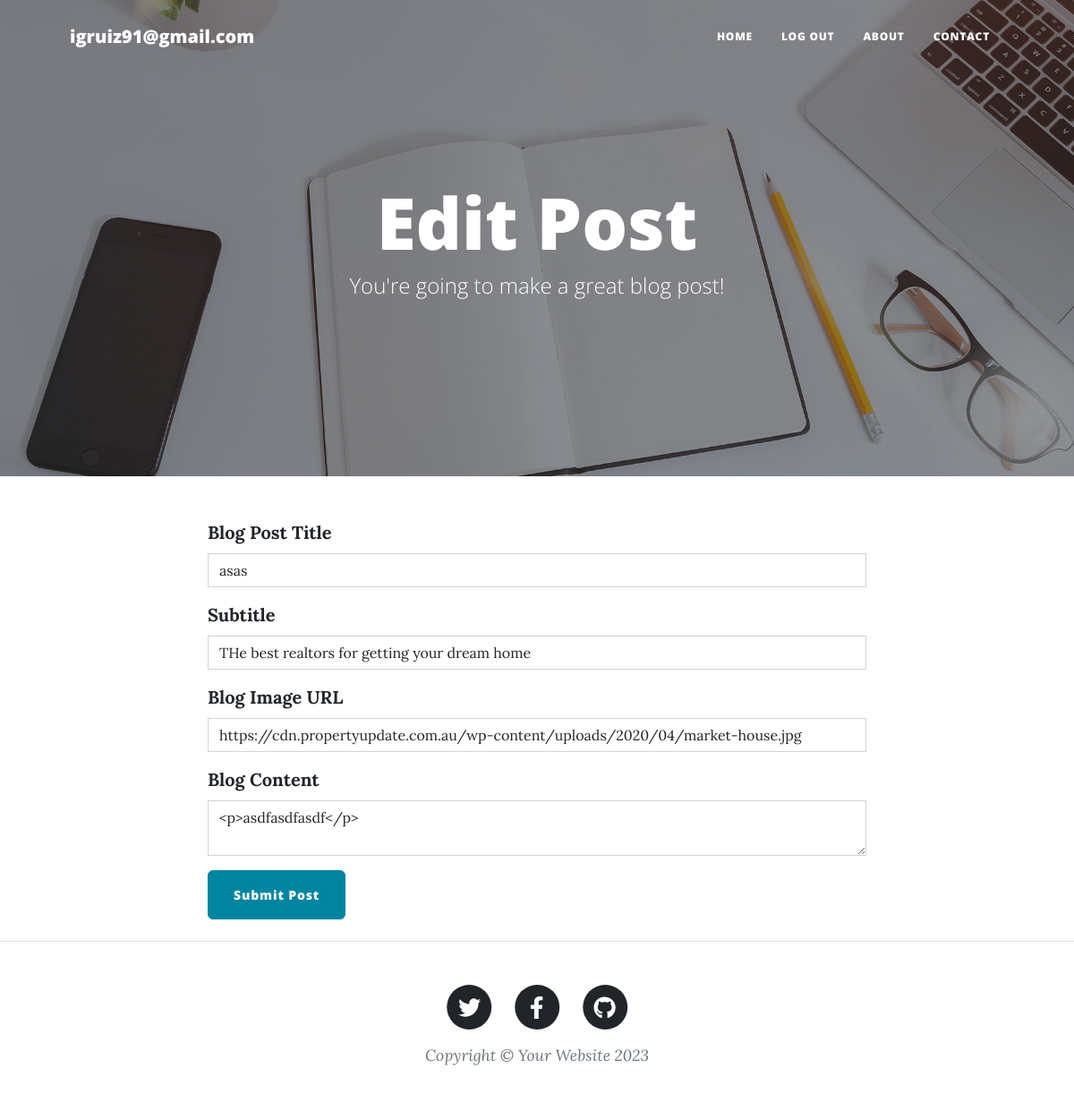
Before: /edit-post/1 (signed in) with the older database file.
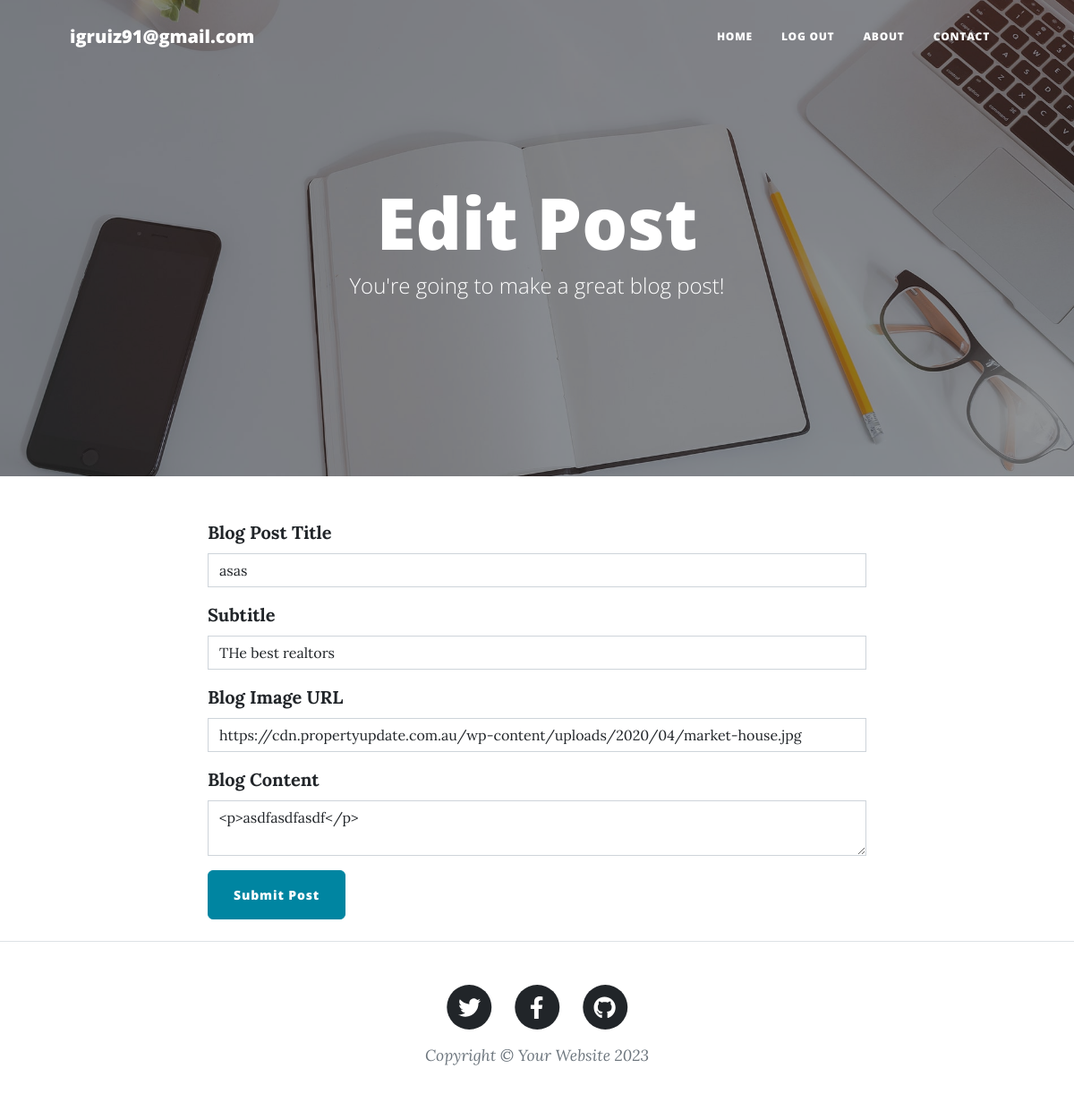
After: the same page with the newer database file.
### main.py (models this page shows)
class BlogPost(db.Model):
    __tablename__ = "blog_posts"
    id: Mapped[int] = mapped_column(Integer, primary_key=True)
    author_id: Mapped[int] = mapped_column(Integer, ForeignKey("user.id"))
    author = relationship("User", back_populates="posts")
    title: Mapped[str] = mapped_column(String(250), unique=True, nullable=False)
    subtitle: Mapped[str] = mapped_column(String(250), nullable=False)
    date: Mapped[str] = mapped_column(String(250), nullable=False)
    body: Mapped[str] = mapped_column(Text, nullable=False)
    img_url: Mapped[str] = mapped_column(String(250), nullable=False)
    comments = relationship("Comment", back_populates="parent_post")

### main.py (the view, shortened to what this page needs)
@app.route("/edit-post/<int:post_id>", methods=["GET", "POST"])
@admin_only
def edit_post(post_id):
    post = db.get_or_404(BlogPost, post_id)
    edit_form = CreatePostForm(
        title=post.title,
        subtitle=post.subtitle,
        img_url=post.img_url,
        author=post.author,
        body=post.body,
    )
    return render_template(
        "make-post.html", form=edit_form, is_edit=True, current_user=current_user
    )

### forms.py
class CreatePostForm(FlaskForm):
    title = StringField("Blog Post Title", validators=[DataRequired()])
    subtitle = StringField("Subtitle", validators=[DataRequired()])
    img_url = StringField("Blog Image URL", validators=[DataRequired(), URL()])
    body = CKEditorField("Blog Content", validators=[DataRequired()])
    submit = SubmitField("Submit Post")

### main.py (called while the page is built)
@login_manager.user_loader
def load_user(user_id):
    return User.query.get(int(user_id))

def admin_only(f):
    @wraps(f)
    @login_required
    def decorated_function(*args, **kwargs):
        if current_user.id == 1:
            return f(*args, **kwargs)
        return abort(403)
    return decorated_function

### templates/make-post.html
{% from "bootstrap5/form.html" import render_form %} {% block content %} {%
include "header.html" %}
<header
  class="masthead"
  style="background-image: url('../static/assets/img/edit-bg.jpg')"
>
  <div class="container position-relative px-4 px-lg-5">
    <div class="row gx-4 gx-lg-5 justify-content-center">
      <div class="col-md-10 col-lg-8 col-xl-7">
        <div class="page-heading">
          {% if is_edit: %}
          <h1>Edit Post</h1>
          {% else: %}
          <h1>New Post</h1>
          {% endif %}
          <span class="subheading"
            >You're going to make a great blog post!</span
          >
        </div>
      </div>
    </div>
  </div>
</header>
<main class="mb-4">
  <div class="container">
    <div class="row">
      <div class="col-lg-8 col-md-10 mx-auto">
        {{ ckeditor.load() }} {{ ckeditor.config(name='body') }} {{
        render_form(form, novalidate=True, button_map={"submit": "primary"}) }}
      </div>
    </div>
  </div>
</main>
{% include "footer.html" %} {% endblock %}

Changed rows visible on the page:
changed BlogPost "asas": subtitle "THe best realtors for getting your dream home" → "THe best realtors"
